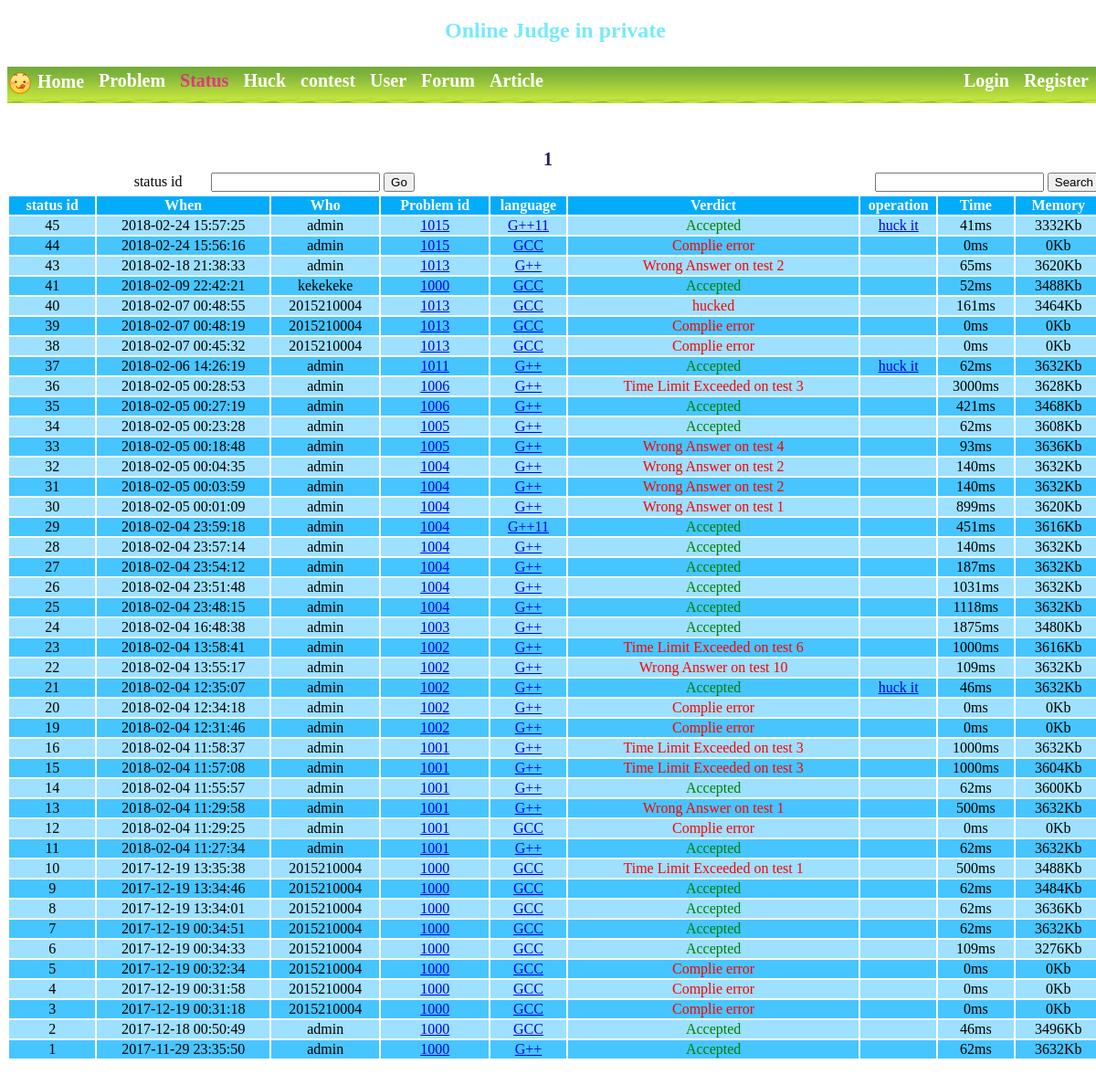
The page /Html/Status.php on the database its author committed.
### tables this page shows
CREATE TABLE IF NOT EXISTS `pro_submit` (
  `id` int(11) NOT NULL,
  `pro_id` int(11) NOT NULL,
  `language` int(11) NOT NULL,
  `result` int(11) NOT NULL,
  `u_time` int(11) NOT NULL,
  `u_memory` int(11) NOT NULL,
  `user_id` int(11) NOT NULL,
  `_date` datetime NOT NULL,
  `huck` int(11) NOT NULL,
  `code` varchar(20000) NOT NULL,
  `compile` varchar(900) NOT NULL,
  PRIMARY KEY (`id`),
  KEY `pro_id` (`pro_id`),
  KEY `result` (`result`),
  KEY `user_id` (`user_id`),
  KEY `language` (`language`)
);

CREATE TABLE IF NOT EXISTS `user_information` (
  `id` int(11) NOT NULL,
  `user_name` varchar(20) NOT NULL,
  `nike_name` varchar(20) NOT NULL,
  `password` varchar(100) NOT NULL,
  `authority` int(11) NOT NULL,
  `register_time` datetime NOT NULL,
  `last_loading_time` datetime NOT NULL,
  `cid_allow` int(11) NOT NULL,
  PRIMARY KEY (`id`),
  UNIQUE KEY `user_name` (`user_name`),
  KEY `cid_allow` (`cid_allow`),
  KEY `nike_name` (`nike_name`),
  KEY `user_name_2` (`user_name`)
);

### Php/Status.php (called while the page is built, shortened)
<?php
	function get_language($id){
		if ( $id == 1 ){
			return "GCC";
		}
		if ( $id == 2 ) {
			return "G++";
		}
		if ( $id == 3 ){
			return "G++11";
		}
		return "connect error";
	}
	function get_verdict($id){
		if ($id == 1) {
			return "Accepted";
		}
		if ($id == 8) {
			return "Complie error";
		}
		if ($id == -1) {
			return "hucked";
		}
		$p2 = "";
		if ($id >= 2000) {
			$t_id = $id % 1000;
			$p2 = " on test " . $t_id;
			$id = (int)($id / 1000);
		}
		$p1 = "";
		if ($id == 2) {
			$p1 = "Presentatior Error";
		}elseif ($id == 3) {
			$p1 = "Output Limit";
		}elseif ($id == 4) {
			$p1 = "Runtime Error";
		}elseif ($id == 5) {
			$p1 = "Memory Limit Exceeded";
		}elseif ($id == 6) {
			$p1 = "Time Limit Exceeded";
		}elseif ($id == 7) {
			$p1 = "Wrong Answer";
		}elseif ($id == 9) {
			$p1 = "runing";
		}
		return $p1. "" . $p2;
	}
	function get_id_name($conn,$u_id){
		$sql = "SELECT * FROM user_information WHERE id = '$u_id'";
		$result = mysqli_query($conn,$sql);
		while ($row = mysqli_fetch_array($result)) {
			return $row['user_name'];
		}
		return "connect error";
	}
	function get_status_number($conn){
		$sql = "SELECT COUNT(1) FROM pro_submit";
		$result = mysqli_query($conn,$sql);
		list($ans) = $result->fetch_row();
		return $ans;
	}
	function query_huck_allow($conn,$pid){
		$sql = "SELECT allow_huck FROM problem_information_4 WHERE pro_id = '$pid'";
		$result = mysqli_query($conn,$sql);
		while ($row = mysqli_fetch_array($result)) {
			return $row['allow_huck'] == 1;
		}
		return false;
	}
?>

### Html/Status.php (the view, shortened to what this page needs)
<?php
	include "../Php/Public_1.php";
	include '../Php/Status.php';
	function get_color_of_result($number){
		if ($number == 1) {
			echo "result_ACcolor";
		}else if ($number == 0 OR $number >= 9000) {
			echo "result_RUNcolor";
		}else{
			echo "result_ERcolor";
		}
	}
?>
<!DOCTYPE html>
<html>
<head>
	<link rel="stylesheet" type="text/css" href="../Css/Home.css">
	<link rel="stylesheet" type="text/css" href="../Css/public_1.css">
	<link rel="stylesheet" type="text/css" href="../Css/problem.css">
</head>
<body>
	<div id="package">
		<div id="head">
			<h2>
				<span class="_blue_1">Online Judge in private</span>
			</h2>
		</div>
		<div id="menu_backgound">
			<a href="index.php" class="menu_label_1 menu_a">
				<img id = "position_photo" src="../photo/display1.png">
				Home
			</a>
			<a href="problem.php" class="menu_label_1 menu_a">
				Problem
			</a>
			<a href="Status.php" class="menu_label_1 menu_a new_color_imp">
				Status
			</a>
			<a href="huck_display.php" class="menu_label_1 menu_a">
				Huck
			</a>
			<a href="Contest.php" class="menu_label_1 menu_a">
				contest
			</a>
			<a href="user.php" class="menu_label_1 menu_a">
				User
			</a>
			<a href="forum.php" class="menu_label_1 menu_a">
				Forum
			</a>
			<a href="article.php" class="menu_label_1 menu_a">
				Article
			</a>
					<?php
				if( $GLOBALS['loading_user_flag'] ){
					?>
						<a href="index.php?out=1" class="menu_label_1 menu_a float_imp_right">
							Sign out
						</a>
						<a href="mypage.php" class="menu_label_1 menu_a float_imp_right">
							<?php echo $GLOBALS['loading_username']; ?>
						</a>
					<?php
				}else{
					?>
						<a href="register.php" class="menu_label_1 menu_a float_imp_right">
							Register
						</a>
						<a href="loading.php" class="menu_label_1 menu_a float_imp_right">
							Login
						</a>
					<?php
				}
			?>
		</div>
	</div>
	<div id="problem_main_backgound">
		<?php
			$page_number = get_status_number($conn);
			$each_page_number = 100;
			$page_number_have = (int)(($page_number+$each_page_number-1)/$each_page_number);
			for ($i=1; $i <=$page_number_have ; $i++) {
				?>
					<a href="Status.php?page=<?php echo($i) ?>" class="page_a">
						<?php echo $i; ?>
					</a>
				<?php
			}
		?>
		<table width="1200px" align="center">
			<tbody>
				<tr>
					<td width="10%"> </td>
					<form>
						<td width="10%">status id</td>
						<td colspan="2" width="15%"><input type="text" name="ser_pro_id"></td>
						<td width="10%" align="left"><input type="submit" name="submit" value="Go"></td>
					</form>
					<td colspan="3" width="40%"> </td>
					<form>
						<td><input type="text" name="ser_pro_title"></td>
						<td><input type="submit" name="submit" value="Search"></td>
					</form>
				</tr>
			</tbody>
		</table>
		<table width="1200px" align="center">
			<tbody>
				<tr class="first_table">
					<td width="8%">status id</td>
					<td width="16%">When</td>
					<td width="10%">Who</td>
					<td width="10%">Problem id</td>
					<td width="7%">language</td>
					<td>Verdict</td>
					<td width="7%">operation</td>
					<td width="7%">Time</td>
					<td width="8%">Memory</td>
				</tr>
				<?php
					$page_now = 1;
					$begin_id = $page_number - $each_page_number * ($page_now - 1);
					$end_id = $begin_id - $each_page_number;
					if( $end_id < 0 ){
						$end_id = 0;
					}
					$sql = "SELECT * FROM pro_submit order by id desc LIMIT $end_id,$begin_id ";
					$result = mysqli_query($conn,$sql);
					$here_row = 0;
					while ($row = mysqli_fetch_array($result)) {
						$here_row++;
						?>
							<tr class="<?php if($here_row%2==0){echo('odd_table');}else{echo('even_table');} ?>">
								<td><?php echo $row['id']; ?></td>
								<td><?php echo $row['_date']; ?></td>
								<td><?php echo get_id_name($conn,$row['user_id']); ?></td>
								<td><a href="problemdisplay.php?pid=<?php echo($row['pro_id']) ?>"><?php echo $row['pro_id']; ?></a></td>
								<td><a href="Status_display.php?pid=<?php echo($row['id']) ?>"><?php echo get_language($row['language']); ?></a></td>
								<td class="<?php get_color_of_result($row['result']) ?>">
									<?php
										echo get_verdict($row['result']);
											?>
								</td>
								<td>
									<?php
										if ( $row['result'] == 1 && query_huck_allow($conn,$row['pro_id']) ) {
											?>
												<a href="huck.php?sid=<?php echo($row['id']) ?>&pid=<?php echo $row['pro_id'] ?>">huck it</a>
											<?php
										}
									?>
								</td>
								<td><?php echo $row['u_time'] . "ms"; ?></td>
								<td><?php echo $row['u_memory'] . "Kb"; ?></td>
							</tr>
						<?php
					}
				?>
			</tbody>
		</table>
	</div>
</body>
</html>

### Css/Home.css (style rules this page uses)
body { background:url(../photo/Home.jpg); background-position: center top; background-size: 100% 100%; background-repeat: no-repeat; background-attachment: fixed; text-align: center; }

### Css/public_1.css (style rules this page uses)
#package { position: relative; width: 1200px; margin: 0 auto; }
#head { height: 53px; text-align: center; }
#menu_backgound { background: url(../photo/menu_1.jpg) repeat scroll; background-size: 40px 40px; font-weight: bold; height: 40px; text-align: left; width: 100%; z-index: 2; }
#position_photo { position: static; vertical-align: middle; }
.new_color_imp { color: #ff0097b8!important; }
._blue_1 { color: #76eafd; }
.menu_label_1 { float: left; padding-top: .25rem; padding-bottom: .25rem; margin-right: 1rem; font-size: 1.25rem; line-height: inherit; }
.menu_a { text-decoration: none; color: #fff; }
.float_imp_right { float: right!important; }
img { height: auto; border: 0; vertical-align: middle; }

### Css/problem.css (style rules this page uses)
#problem_main_backgound { background-color: rgba(255,255,255,0.5); width: 1200px; margin: 50px auto; }
.page_a { text-decoration: none; color: #25215d; font-size: 1.25rem; margin-right: 1rem; line-height: inherit; font-weight: bold; }
.first_table { background-color: #03acf9; font-size: 1rem; font-weight: bold; color: white; }
.odd_table { background-color: #47c5ff; font-size: 1rem; }
.even_table { background-color: #9de0ff; font-size: 1rem; }
.result_ACcolor { color:green; }
.result_ERcolor { color: red; }

### rows shown on the page
pro_submit: id "45", _date "2018-02-24 15:57:25", user.user_name "admin", pro "1015", language "G++11", result "Accepted", u_time "41", u_memory "3332"
pro_submit: id "44", _date "2018-02-24 15:56:16", user.user_name "admin", pro "1015", language "GCC", result "Complie error", u_time "0", u_memory "0"
pro_submit: id "43", _date "2018-02-18 21:38:33", user.user_name "admin", pro "1013", language "G++", result "Wrong Answer on test 2", u_time "65", u_memory "3620"
pro_submit: id "41", _date "2018-02-09 22:42:21", user.user_name "kekekeke", pro "1000", language "GCC", result "Accepted", u_time "52", u_memory "3488"
pro_submit: id "40", _date "2018-02-07 00:48:55", user.user_name "2015210004", pro "1013", language "GCC", result "hucked", u_time "161", u_memory "3464"
pro_submit: id "39", _date "2018-02-07 00:48:19", user.user_name "2015210004", pro "1013", language "GCC", result "Complie error", u_time "0", u_memory "0"
pro_submit: id "38", _date "2018-02-07 00:45:32", user.user_name "2015210004", pro "1013", language "GCC", result "Complie error", u_time "0", u_memory "0"
pro_submit: id "37", _date "2018-02-06 14:26:19", user.user_name "admin", pro "1011", language "G++", result "Accepted", u_time "62", u_memory "3632"
pro_submit: id "36", _date "2018-02-05 00:28:53", user.user_name "admin", pro "1006", language "G++", result "Time Limit Exceeded on test 3", u_time "3000", u_memory "3628"
pro_submit: id "35", _date "2018-02-05 00:27:19", user.user_name "admin", pro "1006", language "G++", result "Accepted", u_time "421", u_memory "3468"
pro_submit: id "34", _date "2018-02-05 00:23:28", user.user_name "admin", pro "1005", language "G++", result "Accepted", u_time "62", u_memory "3608"
pro_submit: id "33", _date "2018-02-05 00:18:48", user.user_name "admin", pro "1005", language "G++", result "Wrong Answer on test 4", u_time "93", u_memory "3636"
pro_submit: id "32", _date "2018-02-05 00:04:35", user.user_name "admin", pro "1004", language "G++", result "Wrong Answer on test 2", u_time "140", u_memory "3632"
pro_submit: id "31", _date "2018-02-05 00:03:59", user.user_name "admin", pro "1004", language "G++", result "Wrong Answer on test 2", u_time "140", u_memory "3632"
pro_submit: id "30", _date "2018-02-05 00:01:09", user.user_name "admin", pro "1004", language "G++", result "Wrong Answer on test 1", u_time "899", u_memory "3620"
pro_submit: id "29", _date "2018-02-04 23:59:18", user.user_name "admin", pro "1004", language "G++11", result "Accepted", u_time "451", u_memory "3616"
pro_submit: id "28", _date "2018-02-04 23:57:14", user.user_name "admin", pro "1004", language "G++", result "Accepted", u_time "140", u_memory "3632"
pro_submit: id "27", _date "2018-02-04 23:54:12", user.user_name "admin", pro "1004", language "G++", result "Accepted", u_time "187", u_memory "3632"
pro_submit: id "26", _date "2018-02-04 23:51:48", user.user_name "admin", pro "1004", language "G++", result "Accepted", u_time "1031", u_memory "3632"
pro_submit: id "25", _date "2018-02-04 23:48:15", user.user_name "admin", pro "1004", language "G++", result "Accepted", u_time "1118", u_memory "3632"
pro_submit: id "24", _date "2018-02-04 16:48:38", user.user_name "admin", pro "1003", language "G++", result "Accepted", u_time "1875", u_memory "3480"
pro_submit: id "23", _date "2018-02-04 13:58:41", user.user_name "admin", pro "1002", language "G++", result "Time Limit Exceeded on test 6", u_time "1000", u_memory "3616"
pro_submit: id "22", _date "2018-02-04 13:55:17", user.user_name "admin", pro "1002", language "G++", result "Wrong Answer on test 10", u_time "109", u_memory "3632"
pro_submit: id "21", _date "2018-02-04 12:35:07", user.user_name "admin", pro "1002", language "G++", result "Accepted", u_time "46", u_memory "3632"
pro_submit: id "20", _date "2018-02-04 12:34:18", user.user_name "admin", pro "1002", language "G++", result "Complie error", u_time "0", u_memory "0"
pro_submit: id "19", _date "2018-02-04 12:31:46", user.user_name "admin", pro "1002", language "G++", result "Complie error", u_time "0", u_memory "0"
pro_submit: id "16", _date "2018-02-04 11:58:37", user.user_name "admin", pro "1001", language "G++", result "Time Limit Exceeded on test 3", u_time "1000", u_memory "3632"
pro_submit: id "15", _date "2018-02-04 11:57:08", user.user_name "admin", pro "1001", language "G++", result "Time Limit Exceeded on test 3", u_time "1000", u_memory "3604"
pro_submit: id "14", _date "2018-02-04 11:55:57", user.user_name "admin", pro "1001", language "G++", result "Accepted", u_time "62", u_memory "3600"
pro_submit: id "13", _date "2018-02-04 11:29:58", user.user_name "admin", pro "1001", language "G++", result "Wrong Answer on test 1", u_time "500", u_memory "3632"
pro_submit: id "12", _date "2018-02-04 11:29:25", user.user_name "admin", pro "1001", language "GCC", result "Complie error", u_time "0", u_memory "0"
pro_submit: id "11", _date "2018-02-04 11:27:34", user.user_name "admin", pro "1001", language "G++", result "Accepted", u_time "62", u_memory "3632"
pro_submit: id "10", _date "2017-12-19 13:35:38", user.user_name "2015210004", pro "1000", language "GCC", result "Time Limit Exceeded on test 1", u_time "500", u_memory "3488"
pro_submit: id "9", _date "2017-12-19 13:34:46", user.user_name "2015210004", pro "1000", language "GCC", result "Accepted", u_time "62", u_memory "3484"
pro_submit: id "8", _date "2017-12-19 13:34:01", user.user_name "2015210004", pro "1000", language "GCC", result "Accepted", u_time "62", u_memory "3636"
pro_submit: id "7", _date "2017-12-19 00:34:51", user.user_name "2015210004", pro "1000", language "GCC", result "Accepted", u_time "62", u_memory "3632"
pro_submit: id "6", _date "2017-12-19 00:34:33", user.user_name "2015210004", pro "1000", language "GCC", result "Accepted", u_time "109", u_memory "3276"
pro_submit: id "5", _date "2017-12-19 00:32:34", user.user_name "2015210004", pro "1000", language "GCC", result "Complie error", u_time "0", u_memory "0"
pro_submit: id "4", _date "2017-12-19 00:31:58", user.user_name "2015210004", pro "1000", language "GCC", result "Complie error", u_time "0", u_memory "0"
pro_submit: id "3", _date "2017-12-19 00:31:18", user.user_name "2015210004", pro "1000", language "GCC", result "Complie error", u_time "0", u_memory "0"
pro_submit: id "2", _date "2017-12-18 00:50:49", user.user_name "admin", pro "1000", language "GCC", result "Accepted", u_time "46", u_memory "3496"
pro_submit: id "1", _date "2017-11-29 23:35:50", user.user_name "admin", pro "1000", language "G++", result "Accepted", u_time "62", u_memory "3632"
